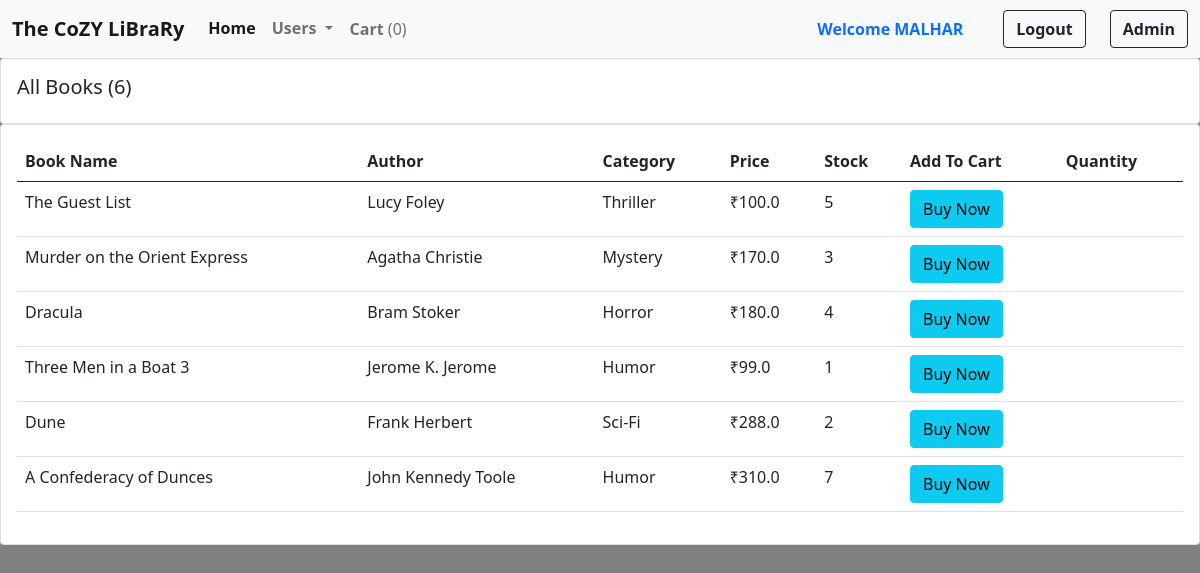
Page /for_users/ (signed in) on the committed database.
### books/models.py (models this page shows, shortened)
class Book(models.Model):
    CATEGORY = (
    ('Mystery', 'Mystery'),
    ('Thriller', 'Thriller'),
    ('Sci-Fi', 'Sci-Fi'),
    ('Humor', 'Humor'),
    ('Horror', 'Horror'),
    )
    book_name = models.CharField(max_length=100)
    author    = models.CharField(max_length=100, default="")
    category = models.CharField(max_length=100, choices=CATEGORY)
    price    = models.FloatField()
    stock    = models.IntegerField(default=2)

### books/views.py (the view)
# urls.py: path("for_users/", views.Users, name="Users"),
@login_required(login_url = '/user_login')
def Users(request):
    books = Book.objects.all()
    total_books = books.count()
    return render (request, "for_user.html", {'books':books, 'total_books':total_books})

### books/templates/for_user.html (shortened to what this page needs)
{% extends 'user_navbar.html' %}
{% block cart-item %}
<li class="nav-item">
  <a class="nav-link btn btn-light" href="/checkout/" aria-current="page" ><b> Cart</b>
    (<span id="cart">0</span>)</a>
</li>
{% endblock %}
{% block body %}
<div class="row">
  <div class="col-md">
    <div class="card card-body">
      <h5>All Books ({{total_books}})</h5>
    </div>
    <div class="card card-body">
      <table class="table">
        <thead>
          <tr>
            <th>Book Name</th>
            <th>Author</th>
            <th>Category</th>
            <th>Price</th>
            <th>Stock</th>
            <th>Add To Cart</th>
            <th>Quantity</th>
          </tr>
        </thead>
        {% for book in books %}
        <tr>
          <td id="namepr{{book.id}}">{{book.book_name}}</td>
          <td id="authorpr{{book.id}}">{{book.author}}</td>
          <td id="categorypr{{book.id}}">{{book.category}}</td>
          <td> ₹<span id="pricepr{{book.id}}">{{book.price}}</span></td>
          <td id="stock{{book.id}}">{{book.stock}}</td>
          <td><button id="pr{{book.id}}" class="btn btn-info cart">Buy Now</button></td>
          <td class="quantity" id="divpr{{book.id}}"></td>
        </tr>
        {% endfor %}
      </table>
    </div>
  </div>
</div>
{% endblock %}

### books/templates/user_navbar.html (shortened to what this page needs)
<!doctype html>
<html lang="en">
  <head>
    <link href="https://cdn.jsdelivr.net/npm/bootstrap@5.0.2/dist/css/bootstrap.min.css" rel="stylesheet">
  </head>
  <body style="background-color:gray;">
    <nav class="navbar navbar-expand-lg navbar-light bg-light">
        <div class="container-fluid">
          <a class="navbar-brand" href="/"><b> The CoZY LiBraRy </b></a>
          <div class="collapse navbar-collapse" id="navbarSupportedContent">
            <ul class="navbar-nav me-auto mb-2 mb-lg-0">
              <li class="nav-item">
                <a class="nav-link active" aria-current="page" href="/"><b>Home</b></a>
              </li>
              <li class="nav-item dropdown">
                <a class="nav-link dropdown-toggle" href="#" id="navbarDropdown" role="button" data-bs-toggle="dropdown" aria-expanded="false">
                  <b>Users</b>
                </a>
              </li>
          {% block cart-item %} {% endblock %}
            </ul>
            {% if user.is_authenticated %}
              <a class="nav-link" href="#"><b>Welcome {{request.user|upper}}</b></a>
              <a href="/logout/" class="btn btn-outline-dark mx-4" type="submit"><b>Logout</b></a>
            {% endif %}
            {% if user.is_superuser %}
            <a href="/all_books/" class="btn btn-outline-dark" type="submit"><b>Admin</b></a>
            {% endif %}
          </div>
        </div>
      </nav>
      {% block body %}{% endblock %}
  </body>
</html>

### rows in the picture
Book: book_name "The Guest List", author "Lucy Foley", category "Thriller", price "100.0", stock "5"
Book: book_name "Murder on the Orient Express", author "Agatha Christie", category "Mystery", price "170.0", stock "3"
Book: book_name "Dracula", author "Bram Stoker", category "Horror", price "180.0", stock "4"
Book: book_name "Three Men in a Boat 3", author "Jerome K. Jerome", category "Humor", price "99.0", stock "1"
Book: book_name "Dune", author "Frank Herbert", category "Sci-Fi", price "288.0", stock "2"
Book: book_name "A Confederacy of Dunces", author "John Kennedy Toole", category "Humor", price "310.0", stock "7"

### other values in the picture
{{ request.user|upper }} "MALHAR"
{{ total_books }} "6"
